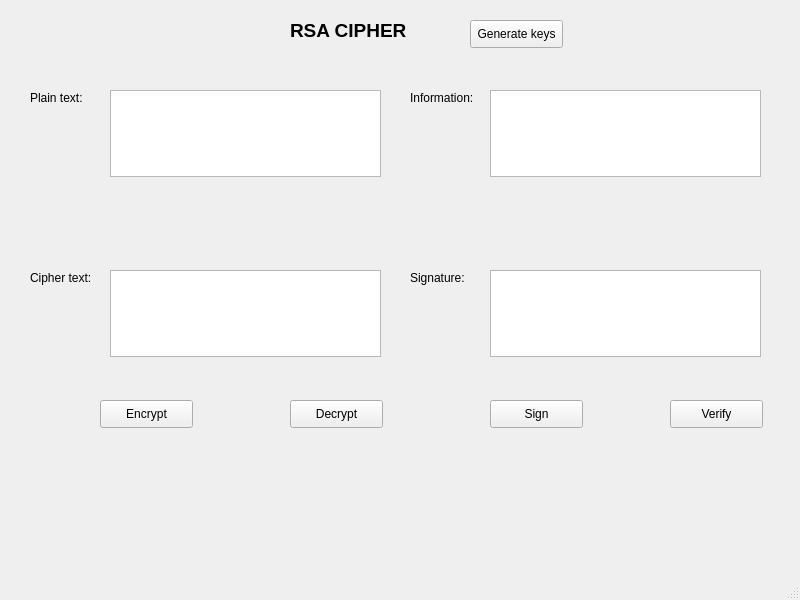
<?xml version="1.0" encoding="UTF-8"?>
<ui version="4.0">
 <class>MainWindow</class>
 <widget class="QMainWindow" name="MainWindow">
  <property name="geometry">
   <rect>
    <x>0</x>
    <y>0</y>
    <width>800</width>
    <height>600</height>
   </rect>
  </property>
  <property name="windowTitle">
   <string>MainWindow</string>
  </property>
  <widget class="QWidget" name="centralwidget">
   <widget class="QLabel" name="label">
    <property name="geometry">
     <rect>
      <x>290</x>
      <y>20</y>
      <width>151</width>
      <height>21</height>
     </rect>
    </property>
    <property name="font">
     <font>
      <pointsize>14</pointsize>
      <weight>75</weight>
      <bold>true</bold>
     </font>
    </property>
    <property name="text">
     <string>RSA CIPHER</string>
    </property>
   </widget>
   <widget class="QPushButton" name="pushButton">
    <property name="geometry">
     <rect>
      <x>470</x>
      <y>20</y>
      <width>93</width>
      <height>28</height>
     </rect>
    </property>
    <property name="text">
     <string>Generate keys</string>
    </property>
   </widget>
   <widget class="QLabel" name="label_2">
    <property name="geometry">
     <rect>
      <x>30</x>
      <y>90</y>
      <width>55</width>
      <height>16</height>
     </rect>
    </property>
    <property name="text">
     <string>Plain text:</string>
    </property>
   </widget>
   <widget class="QLabel" name="label_3">
    <property name="geometry">
     <rect>
      <x>30</x>
      <y>270</y>
      <width>71</width>
      <height>16</height>
     </rect>
    </property>
    <property name="text">
     <string>Cipher text:</string>
    </property>
   </widget>
   <widget class="QLabel" name="label_4">
    <property name="geometry">
     <rect>
      <x>410</x>
      <y>90</y>
      <width>81</width>
      <height>16</height>
     </rect>
    </property>
    <property name="text">
     <string>Information:</string>
    </property>
   </widget>
   <widget class="QLabel" name="label_5">
    <property name="geometry">
     <rect>
      <x>410</x>
      <y>270</y>
      <width>81</width>
      <height>16</height>
     </rect>
    </property>
    <property name="text">
     <string>Signature:</string>
    </property>
   </widget>
   <widget class="QTextEdit" name="textEdit">
    <property name="geometry">
     <rect>
      <x>110</x>
      <y>90</y>
      <width>271</width>
      <height>87</height>
     </rect>
    </property>
   </widget>
   <widget class="QTextEdit" name="textEdit_2">
    <property name="geometry">
     <rect>
      <x>110</x>
      <y>270</y>
      <width>271</width>
      <height>87</height>
     </rect>
    </property>
   </widget>
   <widget class="QTextEdit" name="textEdit_3">
    <property name="geometry">
     <rect>
      <x>490</x>
      <y>90</y>
      <width>271</width>
      <height>87</height>
     </rect>
    </property>
   </widget>
   <widget class="QTextEdit" name="textEdit_4">
    <property name="geometry">
     <rect>
      <x>490</x>
      <y>270</y>
      <width>271</width>
      <height>87</height>
     </rect>
    </property>
   </widget>
   <widget class="QPushButton" name="pushButton_2">
    <property name="geometry">
     <rect>
      <x>100</x>
      <y>400</y>
      <width>93</width>
      <height>28</height>
     </rect>
    </property>
    <property name="text">
     <string>Encrypt</string>
    </property>
   </widget>
   <widget class="QPushButton" name="pushButton_3">
    <property name="geometry">
     <rect>
      <x>290</x>
      <y>400</y>
      <width>93</width>
      <height>28</height>
     </rect>
    </property>
    <property name="text">
     <string>Decrypt</string>
    </property>
   </widget>
   <widget class="QPushButton" name="pushButton_4">
    <property name="geometry">
     <rect>
      <x>490</x>
      <y>400</y>
      <width>93</width>
      <height>28</height>
     </rect>
    </property>
    <property name="text">
     <string>Sign</string>
    </property>
   </widget>
   <widget class="QPushButton" name="pushButton_5">
    <property name="geometry">
     <rect>
      <x>670</x>
      <y>400</y>
      <width>93</width>
      <height>28</height>
     </rect>
    </property>
    <property name="text">
     <string>Verify</string>
    </property>
   </widget>
  </widget>
  <widget class="QMenuBar" name="menubar">
   <property name="geometry">
    <rect>
     <x>0</x>
     <y>0</y>
     <width>800</width>
     <height>26</height>
    </rect>
   </property>
  </widget>
  <widget class="QStatusBar" name="statusbar"/>
 </widget>
 <resources/>
 <connections/>
</ui>
